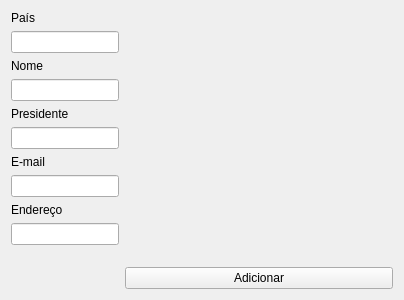
<?xml version="1.0" encoding="UTF-8"?>
<ui version="4.0">
 <class>Form</class>
 <widget class="QWidget" name="Form">
  <property name="geometry">
   <rect>
    <x>0</x>
    <y>0</y>
    <width>404</width>
    <height>300</height>
   </rect>
  </property>
  <property name="windowTitle">
   <string>Adicionar Comite</string>
  </property>
  <layout class="QFormLayout" name="formLayout">
   <item row="0" column="0">
    <widget class="QLabel" name="label">
     <property name="text">
      <string>País</string>
     </property>
    </widget>
   </item>
   <item row="1" column="0">
    <widget class="QLineEdit" name="qlinepais">
     <property name="maxLength">
      <number>30</number>
     </property>
    </widget>
   </item>
   <item row="2" column="0">
    <widget class="QLabel" name="label_2">
     <property name="text">
      <string>Nome</string>
     </property>
    </widget>
   </item>
   <item row="3" column="0">
    <widget class="QLineEdit" name="qlinenome">
     <property name="maxLength">
      <number>50</number>
     </property>
    </widget>
   </item>
   <item row="4" column="0">
    <widget class="QLabel" name="label_3">
     <property name="text">
      <string>Presidente</string>
     </property>
    </widget>
   </item>
   <item row="5" column="0">
    <widget class="QLineEdit" name="qlinepres">
     <property name="maxLength">
      <number>70</number>
     </property>
    </widget>
   </item>
   <item row="6" column="0">
    <widget class="QLabel" name="label_4">
     <property name="text">
      <string>E-mail</string>
     </property>
    </widget>
   </item>
   <item row="7" column="0">
    <widget class="QLineEdit" name="qlineemail">
     <property name="maxLength">
      <number>80</number>
     </property>
    </widget>
   </item>
   <item row="8" column="0">
    <widget class="QLabel" name="label_5">
     <property name="text">
      <string>Endereço</string>
     </property>
    </widget>
   </item>
   <item row="10" column="1">
    <widget class="QPushButton" name="addbutton">
     <property name="text">
      <string>Adicionar</string>
     </property>
    </widget>
   </item>
   <item row="9" column="1">
    <spacer name="verticalSpacer">
     <property name="orientation">
      <enum>Qt::Vertical</enum>
     </property>
     <property name="sizeHint" stdset="0">
      <size>
       <width>20</width>
       <height>40</height>
      </size>
     </property>
    </spacer>
   </item>
   <item row="9" column="0">
    <widget class="QLineEdit" name="qlineend">
     <property name="maxLength">
      <number>80</number>
     </property>
    </widget>
   </item>
  </layout>
 </widget>
 <tabstops>
  <tabstop>qlinepais</tabstop>
  <tabstop>qlinenome</tabstop>
  <tabstop>qlinepres</tabstop>
  <tabstop>qlineemail</tabstop>
  <tabstop>qlineend</tabstop>
  <tabstop>addbutton</tabstop>
 </tabstops>
 <resources/>
 <connections/>
</ui>
